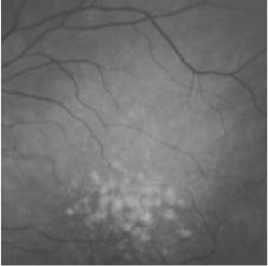
#> input picture APS1-filters/Figuras_APS1/Fig_APS1_4a.bmp, 268 x 266 px
$ python ex_4_np.py
#> lines starting #> are read from the running program, lines starting #| are printed output that depends on the picture
"""
Questão 4:
Dificilmente se obtém uma iluminação perfeitamente distribuída em toda a cena
e, por essa razão, partes da imagem mais distantes da fonte de luz ficam mais
escuras e as que se localizam mais próximas da fonte de luz ficam mais claras.
Para solucionar esse problema, é comum criar um padrão de iluminação a partir
da aquisição de uma imagem de uma superfície branca adquirida pela mesma
câmera e mesma iluminação. Esse padrão de luz é utilizado para se corrigir a
iluminação da cena original.
Assim, implementar um programa para corrigir a iluminação de uma imagem
médica como mostrada na figura (Fig_APS1_4a), utilizando o padrão de iluminação
(Fig_APS1_4b) e obtendo uma nova figura após a correção.
"""

import cv2
import matplotlib.pyplot as plt
import numpy as np

img = cv2.imread("Figuras_APS1/Fig_APS1_4a.bmp", cv2.IMREAD_GRAYSCALE)
#> img: shape (266, 268); min 65, max 250, mean 110.3
light_profile = cv2.imread("Figuras_APS1/Fig_APS1_4b.bmp", cv2.IMREAD_GRAYSCALE)
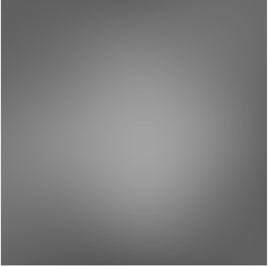
#> input picture APS1-filters/Figuras_APS1/Fig_APS1_4b.bmp, 268 x 266 px
#> light_profile is the input picture: shape (266, 268); min 84, max 249, mean 124.1

# Verify if the images have the same size
if img.shape != light_profile.shape:
    raise ValueError("As imagens devem possuir o mesmo tamanho")


# Convert int8 to float32
img32 = img.astype(np.float32)
light_profile32 = light_profile.astype(np.float32)

# crete the correction matrix
k_matrix = np.mean(light_profile)/light_profile
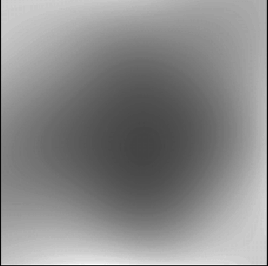
#> k_matrix: shape (266, 268) float64; min 0.498, max 1.48, mean 1.03; drawn with min black and max white

# create the correted image
corrected = np.clip(img*k_matrix, 0, 255).astype(np.uint8)
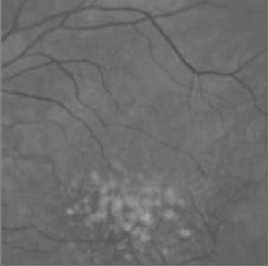
#> corrected: shape (266, 268); min 78, max 165, mean 109.1

plt.figure()
plt.imshow(corrected, cmap="gray")
plt.figure()
plt.imshow(light_profile, cmap="gray")
plt.figure()
plt.imshow(img, cmap="gray")
plt.show()
